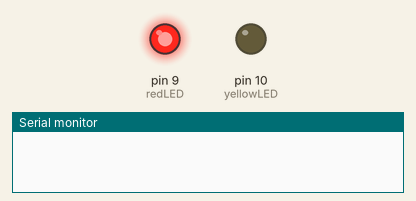
The sketch below on a simulated Arduino Uno, built with avr-gcc and run on an emulated ATmega328P. On the bench: output pins drawn as LEDs (lit = HIGH), the last lines printed to the serial monitor.

Above: at 0.4 s.
At 1.95 s:
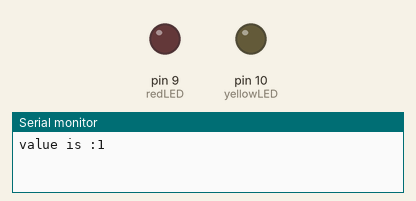
At 4.4 s:
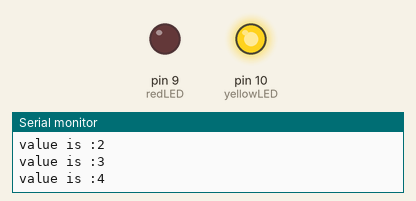
Timing chart, 0 to 6.5 s (numbered marks = the images above):
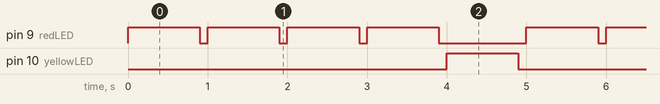

The sketch:

lesson_one_recap.ino.ino
```cpp
int redLED = 9;
int yellowLED = 10;
int redOnTime = 900;
int redOffTime = 100;
int yellowOnTime = 900;
int yellowOffTime = 100;
int runRedBlink = 5;


void setup() {
  // put your setup code here, to run once:
  Serial.begin(9600);
  pinMode(redLED, OUTPUT);
  pinMode(yellowLED, OUTPUT);
}

void loop() {
  // put your main code here, to run repeatedly:
  for (int j = 1; j < runRedBlink; j=j+1){
    String value = "value is :";
    String printAll = value + j;
    digitalWrite(redLED, HIGH);
    delay(redOnTime);
    digitalWrite(redLED, LOW);
    delay(redOffTime);
    Serial.println(printAll);
    }

  digitalWrite(yellowLED, HIGH);
  delay(yellowOnTime);
  digitalWrite(yellowLED, LOW);
  delay(yellowOffTime);
}
```

Measured:
- by itself, pin 9 (redLED): repeats every 5.0 s: 3 × (LOW 0.10 s, HIGH 0.90 s), LOW 1.1 s, HIGH 0.90 s
- by itself, pin 10 (yellowLED): alternates HIGH for 0.90 s and LOW for 4.1 s
- by itself, everything shown: repeats every 5.0 s, in 10 steps
